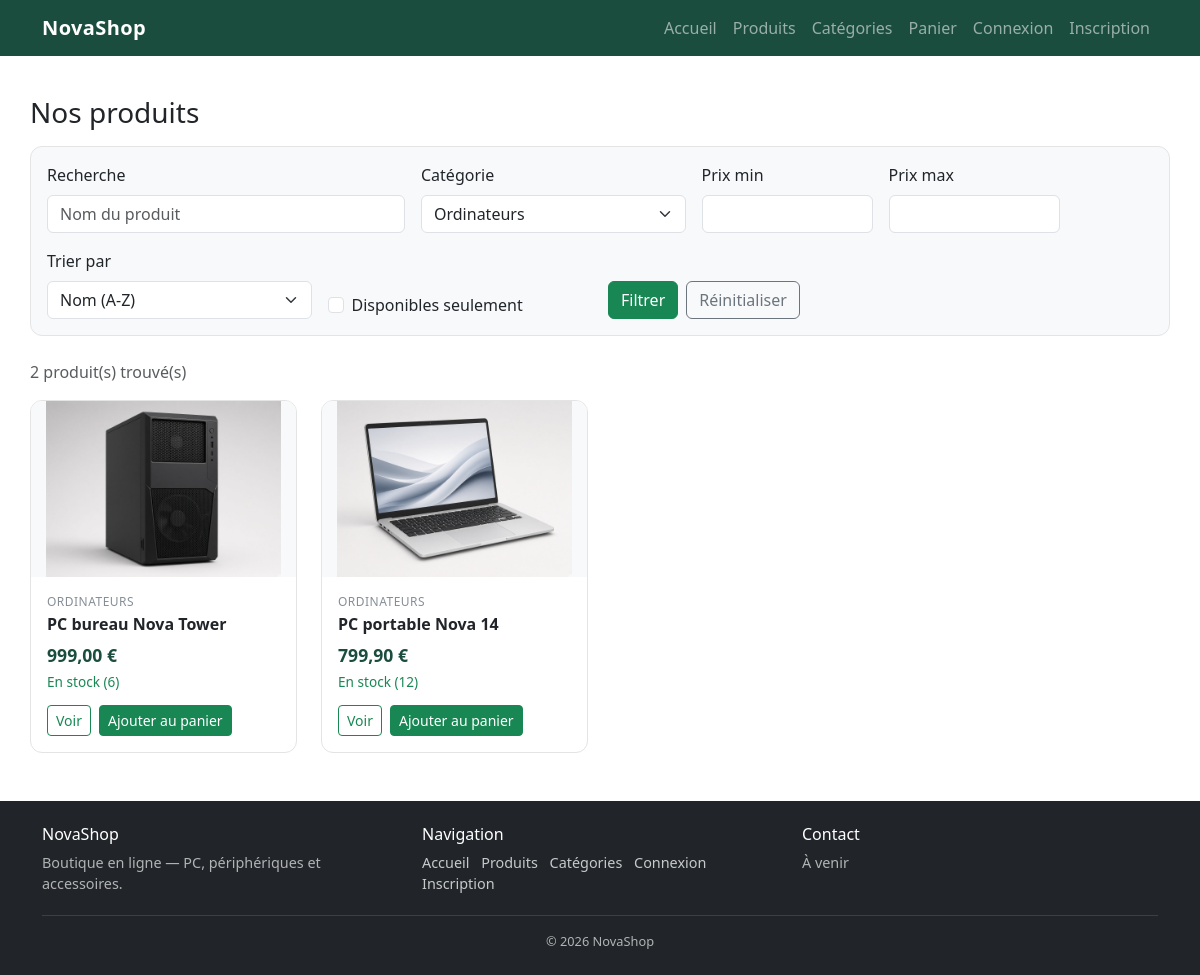
/produits.php?category_id=1, run on the app's committed database.
### tables this page shows
CREATE TABLE products (
    id INT UNSIGNED AUTO_INCREMENT PRIMARY KEY,
    category_id INT UNSIGNED NOT NULL,
    nom VARCHAR(150) NOT NULL,
    description TEXT,
    prix DECIMAL(10, 2) NOT NULL,
    stock INT UNSIGNED NOT NULL DEFAULT 0,
    image VARCHAR(255) DEFAULT NULL,
    actif TINYINT(1) NOT NULL DEFAULT 1,
    CONSTRAINT fk_products_category
        FOREIGN KEY (category_id) REFERENCES categories(id)
        ON UPDATE CASCADE
        ON DELETE RESTRICT
);

CREATE TABLE categories (
    id INT UNSIGNED AUTO_INCREMENT PRIMARY KEY,
    nom VARCHAR(100) NOT NULL,
    description VARCHAR(255) DEFAULT NULL
);

### includes/functions.php (called while the page is built, shortened)
<?php
function e(?string $value): string
{
    return htmlspecialchars($value ?? '', ENT_QUOTES, 'UTF-8');
}

### includes/catalogue.php (called while the page is built, shortened)
<?php
function formatPrix(string|float $prix): string
{
    return number_format((float) $prix, 2, ',', ' ') . ' €';
}
function estDisponible(array $produit): bool
{
    return (int) $produit['actif'] === 1 && (int) $produit['stock'] > 0;
}
function urlProduit(int $id): string
{
    return BASE_URL . '/produit.php?id=' . $id;
}
function imageProduit(array $produit): ?string
{
    $image = trim((string) ($produit['image'] ?? ''));
    return $image === '' ? null : BASE_URL . '/public/img/' . $image;
}

### produits.php (the view, shortened to what this page needs)
<?php
require_once __DIR__ . '/includes/functions.php';
require_once __DIR__ . '/includes/catalogue.php';
require_once __DIR__ . '/config/database.php';
$q = trim((string) ($_GET['q'] ?? ''));
$categoryId = (int) ($_GET['category_id'] ?? 0);
$prixMinBrut = trim((string) ($_GET['prix_min'] ?? ''));
$prixMaxBrut = trim((string) ($_GET['prix_max'] ?? ''));
$enStock = isset($_GET['en_stock']);
$tri = (string) ($_GET['tri'] ?? 'nom');
$trisPossibles = [
    'nom' => 'p.nom ASC',
    'prix_asc' => 'p.prix ASC',
    'prix_desc' => 'p.prix DESC',
];
$stmt = $pdo->prepare('SELECT id, nom FROM categories ORDER BY nom');
$stmt->execute();
$categories = $stmt->fetchAll();
$conditions = ['p.actif = 1'];
$params = [];
if ($categoryId > 0) {
    $conditions[] = 'p.category_id = ?';
    $params[] = $categoryId;
}
$sql = 'SELECT p.id, p.nom, p.prix, p.stock, p.actif, p.image, c.nom AS categorie_nom
        FROM products p
        INNER JOIN categories c ON c.id = p.category_id
        WHERE ' . implode(' AND ', $conditions) . '
        ORDER BY ' . $trisPossibles[$tri];
$stmt = $pdo->prepare($sql);
$stmt->execute($params);
$produits = $stmt->fetchAll();
require __DIR__ . '/includes/header.php';
?>
<h1 class="h3 mb-3">Nos produits</h1>
<form class="filters mb-4" method="get" action="<?= e(BASE_URL) ?>/produits.php">
    <div class="row g-3 align-items-end">
        <div class="col-12 col-md-6 col-lg-4">
            <label class="form-label" for="q">Recherche</label>
            <input class="form-control" type="search" id="q" name="q" value="<?= e($q) ?>" placeholder="Nom du produit">
        </div>
        <div class="col-12 col-md-6 col-lg-3">
            <label class="form-label" for="category_id">Catégorie</label>
            <select class="form-select" id="category_id" name="category_id">
                <?php foreach ($categories as $categorie): ?>
                    <option value="<?= e((string) $categorie['id']) ?>" <?= $categoryId === (int) $categorie['id'] ? 'selected' : '' ?>>
                        <?= e($categorie['nom']) ?>
                    </option>
                <?php endforeach; ?>
            </select>
        </div>
        <div class="col-6 col-md-3 col-lg-2">
            <label class="form-label" for="prix_min">Prix min</label>
            <input class="form-control" type="number" step="0.01" min="0" id="prix_min" name="prix_min" value="<?= e($prixMinBrut) ?>">
        </div>
        <div class="col-6 col-md-3 col-lg-2">
            <label class="form-label" for="prix_max">Prix max</label>
            <input class="form-control" type="number" step="0.01" min="0" id="prix_max" name="prix_max" value="<?= e($prixMaxBrut) ?>">
        </div>
        <div class="col-12 col-md-6 col-lg-3">
            <label class="form-label" for="tri">Trier par</label>
            <select class="form-select" id="tri" name="tri">
                <option value="nom" <?= $tri === 'nom' ? 'selected' : '' ?>>Nom (A-Z)</option>
            </select>
        </div>
        <div class="col-12 col-md-6 col-lg-3">
            <div class="form-check">
                <input class="form-check-input" type="checkbox" id="en_stock" name="en_stock" value="1" <?= $enStock ? 'checked' : '' ?>>
                <label class="form-check-label" for="en_stock">Disponibles seulement</label>
            </div>
        </div>
        <div class="col-12 col-lg-6 d-flex gap-2">
            <button class="btn btn-success" type="submit">Filtrer</button>
            <a class="btn btn-outline-secondary" href="<?= e(BASE_URL) ?>/produits.php">Réinitialiser</a>
        </div>
    </div>
</form>
<p class="text-muted"><?= e((string) count($produits)) ?> produit(s) trouvé(s)</p>
<?php if ($produits === []): ?>
    <div class="alert alert-secondary">Aucun produit ne correspond à ta recherche.</div>
<?php else: ?>
    <div class="row g-3 g-lg-4">
        <?php foreach ($produits as $produit): ?>
            <div class="col-12 col-sm-6 col-lg-4 col-xl-3">
                <?php require __DIR__ . '/includes/product_card.php'; ?>
            </div>
        <?php endforeach; ?>
    </div>
<?php endif; ?>
<?php require __DIR__ . '/includes/footer.php'; ?>

### includes/product_card.php (shortened to what this page needs)
<?php
$image = imageProduit($produit);
$disponible = estDisponible($produit);
?>
<article class="product-card">
    <?php if ($image !== null): ?>
        <img class="product-thumb" src="<?= e($image) ?>" alt="<?= e($produit['nom']) ?>">
    <?php else: ?>
        <div class="product-thumb product-thumb-empty">Pas d’image</div>
    <?php endif; ?>
    <div class="product-body">
        <p class="product-category"><?= e($produit['categorie_nom']) ?></p>
        <h3 class="product-name"><?= e($produit['nom']) ?></h3>
        <p class="product-price"><?= e(formatPrix($produit['prix'])) ?></p>
        <?php if ($disponible): ?>
            <p class="product-stock text-success">En stock (<?= e((string) $produit['stock']) ?>)</p>
        <?php else: ?>
            <p class="product-stock text-danger">Indisponible</p>
        <?php endif; ?>
        <div class="product-actions">
            <a class="btn btn-outline-success btn-sm" href="<?= e(urlProduit((int) $produit['id'])) ?>">Voir</a>
            <?php if ($disponible): ?>
                <form method="post" action="<?= e(BASE_URL) ?>/panier.php">
                    <button class="btn btn-success btn-sm" type="submit">Ajouter au panier</button>
                </form>
            <?php endif; ?>
        </div>
    </div>
</article>

### public/css/style.css (style rules this page uses)
.filters { border: 1px solid #e4e4e4; border-radius: 0.75rem; padding: 1rem; background: #f8f9fa; }
.product-card { display: flex; flex-direction: column; height: 100%; border: 1px solid #e4e4e4; border-radius: 0.75rem; overflow: hidden; background: #fff; }
.product-thumb { width: 100%; height: 10rem; object-fit: contain; background: #f8f9fa; }
.product-body { display: flex; flex-direction: column; flex-grow: 1; padding: 1rem; }
.product-category { margin-bottom: 0.25rem; font-size: 0.75rem; text-transform: uppercase; letter-spacing: 0.04em; color: #868e96; }
.product-name { font-size: 1rem; font-weight: 600; margin-bottom: 0.5rem; }
.product-price { font-size: 1.1rem; font-weight: 700; color: #1b4d3e; margin-bottom: 0.25rem; }
.product-stock { font-size: 0.85rem; margin-bottom: 0.75rem; }
.product-actions { display: flex; flex-wrap: wrap; gap: 0.5rem; margin-top: auto; }
@media (min-width: 992px) { .product-thumb { height: 11rem; } }

### data on the page
products: image (picture), category.nom "ORDINATEURS", nom "PC bureau Nova Tower", prix "999,00 €", stock "6"
products: image (picture), category.nom "ORDINATEURS", nom "PC portable Nova 14", prix "799,90 €", stock "12"

### other printed values
count($produits) "2"
form field category_id "Ordinateurs"
